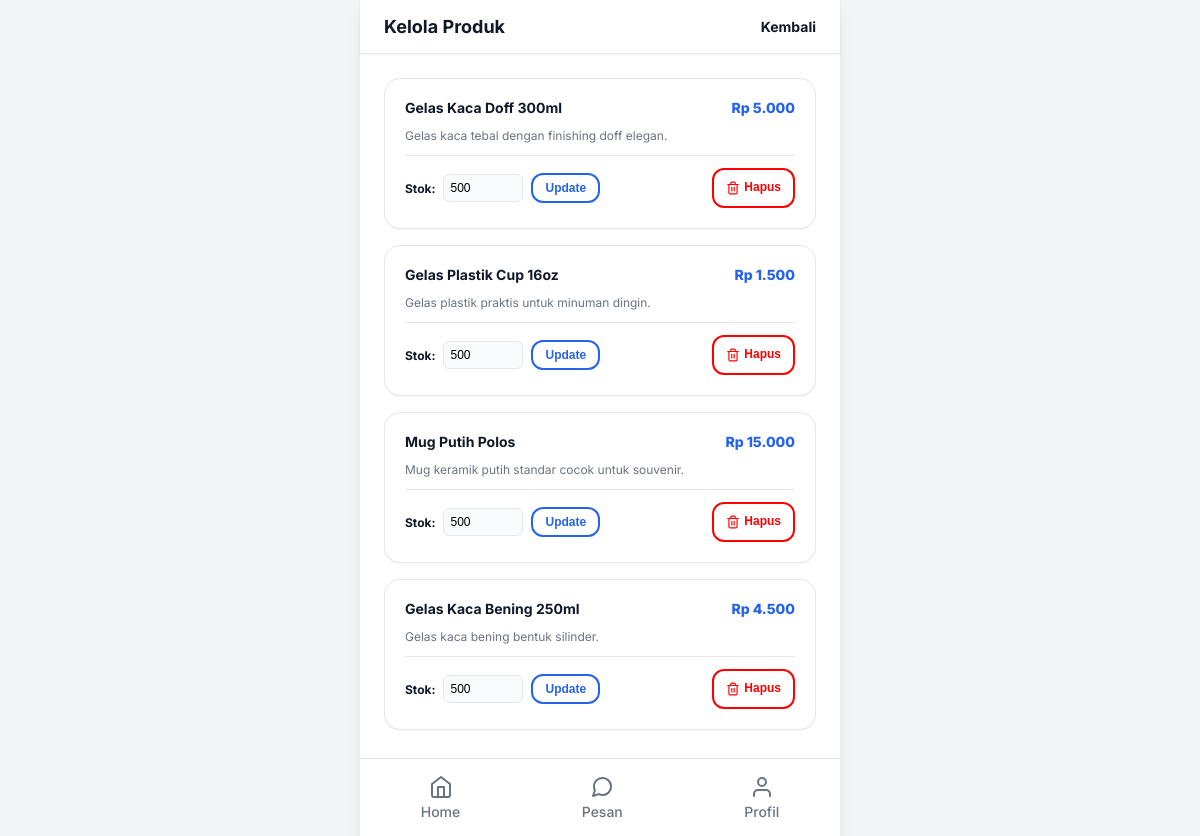
The page /admin_produk.php (signed in) on the database its author committed.
### tables this page shows
CREATE TABLE IF NOT EXISTS products (
    id INT AUTO_INCREMENT PRIMARY KEY,
    nama_produk VARCHAR(100) NOT NULL,
    harga INT NOT NULL,
    deskripsi TEXT,
    is_deleted TINYINT(1) DEFAULT 0,
    stok INT NOT NULL DEFAULT 500
);

### admin_produk.php (the view, shortened to what this page needs)
<?php
include 'koneksi.php';
$products = $conn->query("SELECT * FROM products WHERE is_deleted = 0");
?>
<!DOCTYPE html>
<html lang="id">
<head>
    <link rel="stylesheet" href="style.css">
    <body>
    <div class="mobile-container">
        <div class="top-header">
            <h2 class="top-header-title">Kelola Produk</h2>
            <a href="dashboard.php" style="color: var(--text-primary); text-decoration: none; font-weight: bold; font-size: 14px;">Kembali</a>
        </div>
        <div class="content-area">
            <?php if($products->num_rows == 0): ?>
                <div style="text-align: center; padding: 40px 0; color: var(--text-secondary);">
                    <i data-feather="box" style="width: 48px; height: 48px; margin-bottom: 16px;"></i>
                    <p>Semua produk sudah terhapus atau kosong.</p>
                </div>
            <?php else: ?>
                <?php while($p = $products->fetch_assoc()): ?>
                <div class="card">
                    <div class="card-row">
                        <span style="font-weight: bold;"><?= htmlspecialchars($p['nama_produk']) ?></span>
                        <span class="product-price">Rp <?= number_format($p['harga'], 0, ',', '.') ?></span>
                    </div>
                    <?php if(!empty($p['deskripsi'])): ?>
                    <div class="card-row" style="margin-top: 8px;">
                        <span class="text-secondary" style="font-size: 12px;"><?= htmlspecialchars($p['deskripsi']) ?></span>
                    </div>
                    <?php endif; ?>
                    <div style="border-top: 1px solid var(--border-color); margin-top: 12px; padding-top: 12px; display: flex; justify-content: space-between; align-items: center;">
                        <form action="" method="POST" style="display: flex; gap: 8px; align-items: center;">
                            <label style="font-size: 12px; font-weight: bold;">Stok:</label>
                            <input type="number" name="stok" value="<?= $p['stok'] ?>" class="form-input" style="width: 80px; padding: 6px; font-size: 12px; min-height: unset; border-radius: 6px;">
                            <button type="submit" name="action" value="update_stok" class="btn btn-outline" style="padding: 6px 12px; font-size: 12px; width: auto;">Update</button>
                        </form>
                        <form action="" method="POST">
                            <button type="submit" name="action" value="hapus" class="btn btn-outline" style="border-color: red; color: red; padding: 6px 12px; font-size: 12px; display: inline-block; width: auto;" onclick="return confirm('Sembunyikan / Hapus produk ini dari katalog pelanggan?');">
                                <i data-feather="trash-2" style="width: 14px; margin-right: 4px; vertical-align: middle;"></i>Hapus
                            </button>
                        </form>
                    </div>
                </div>
                <?php endwhile; ?>
            <?php endif; ?>
        </div>
        <?php include 'components/bottom_nav.php'; ?>
    </div>
</body>
</html>

### components/bottom_nav.php (shortened to what this page needs)
<?php
$current_page = basename($_SERVER['PHP_SELF']);
$home_link = 'index.php';
if (isset($_SESSION['role'])) {
    $role = $_SESSION['role'];
    if ($role == 'pelanggan') {
        $home_link = 'pelanggan_home.php';
        $pesanan_link = 'pelanggan_status.php';
    } elseif ($role == 'admin') {
        $home_link = 'dashboard.php';
    } elseif ($role == 'desainer') {
        $home_link = 'desainer_tugas.php';
    } elseif ($role == 'pekerja') {
        $home_link = 'pekerja_tugas.php';
    } elseif ($role == 'pemilik') {
        $home_link = 'laporan.php';
    }
}
?>
<nav class="bottom-nav">
    <a href="<?= $home_link ?>" class="nav-item <?= ($current_page == 'pelanggan_home.php' || $current_page == 'dashboard.php' || $current_page == 'desainer_tugas.php' || $current_page == 'pekerja_tugas.php' || $current_page == 'laporan.php') ? 'active' : '' ?>">
        <i data-feather="home" class="nav-icon"></i>
        <span>Home</span>
    </a>
    <a href="pesan_bantuan.php" class="nav-item <?= $current_page == 'pesan_bantuan.php' ? 'active' : '' ?>">
        <i data-feather="message-circle" class="nav-icon"></i>
        <span>Pesan</span>
    </a>
    <a href="profil.php" class="nav-item <?= $current_page == 'profil.php' ? 'active' : '' ?>">
        <i data-feather="user" class="nav-icon"></i>
        <span>Profil</span>
    </a>
</nav>

### style.css (style rules this page uses)
:root { --primary-color: #2563eb; --primary-hover: #1d4ed8; --bg-color: #f3f4f6; --surface-color: #ffffff; --text-primary: #111827; --text-secondary: #6b7280; --border-color: #e5e7eb; --font-family: "Inter", Arial, sans-serif; --shadow-sm: 0 1px 2px 0 rgb(0 0 0 / 0.05); --shadow-md: 0 4px 6px -1px rgb(0 0 0 / 0.1), 0 2px 4px -2px rgb(0 0 0 / 0.1); --shadow-lg: 0 10px 15px -3px rgb(0 0 0 / 0.1), 0 4px 6px -4px rgb(0 0 0 / 0.1); }
* { box-sizing: border-box; margin: 0; padding: 0; }
body { background-color: var(--bg-color); font-family: var(--font-family); color: var(--text-primary); display: flex; justify-content: center; min-height: 100vh; -webkit-font-smoothing: antialiased; }
.mobile-container { width: 100%; max-width: 480px; background-color: var(--surface-color); min-height: 100vh; position: relative; box-shadow: var(--shadow-lg); display: flex; flex-direction: column; }
h2 { font-size: 18px; font-weight: 700; margin-bottom: 12px; color: var(--text-primary); }
p, label, span { font-size: 14px; }
.text-secondary { color: var(--text-secondary); }
.form-input { width: 100%; padding: 14px; border: 1px solid var(--border-color); border-radius: 12px; font-size: 14px; outline: none; background-color: #f9fafb; transition: all 0.2s ease-in-out; }
.btn { display: inline-block; width: 100%; padding: 14px; border: none; border-radius: 12px; font-size: 15px; font-weight: 600; text-align: center; cursor: pointer; transition: all 0.2s ease-in-out; text-decoration: none; }
.btn-outline { background-color: transparent; color: var(--primary-color); border: 2px solid var(--primary-color); }
.content-area { padding: 24px; flex-grow: 1; overflow-y: auto; padding-bottom: 90px; }
.card { background-color: var(--surface-color); border: 1px solid var(--border-color); border-radius: 16px; padding: 20px; margin-bottom: 16px; box-shadow: var(--shadow-sm); transition: all 0.2s ease-in-out; }
.card-row { display: flex; justify-content: space-between; margin-bottom: 12px; font-size: 14px; }
.bottom-nav { position: absolute; bottom: 0; width: 100%; background-color: rgba(255, 255, 255, 0.9); backdrop-filter: blur(10px); border-top: 1px solid var(--border-color); display: flex; justify-content: space-around; padding: 16px 0; z-index: 10; }
.nav-item { display: flex; flex-direction: column; align-items: center; color: var(--text-secondary); text-decoration: none; font-size: 12px; font-weight: 500; transition: all 0.2s ease; }
.nav-icon { width: 24px; height: 24px; margin-bottom: 4px; transition: transform 0.2s ease; }
.product-price { font-size: 14px; font-weight: 800; color: var(--primary-color); }
.top-header { display: flex; justify-content: space-between; align-items: center; padding: 16px 24px; background-color: var(--surface-color); border-bottom: 1px solid var(--border-color); position: sticky; top: 0; z-index: 50; box-shadow: var(--shadow-sm); }
.top-header-title { font-size: 18px; font-weight: bold; margin: 0; }

### rows shown on the page
products: nama_produk "Gelas Kaca Doff 300ml", harga "5.000", deskripsi "Gelas kaca tebal dengan finishing doff elegan.", stok "500"
products: nama_produk "Gelas Plastik Cup 16oz", harga "1.500", deskripsi "Gelas plastik praktis untuk minuman dingin.", stok "500"
products: nama_produk "Mug Putih Polos", harga "15.000", deskripsi "Mug keramik putih standar cocok untuk souvenir.", stok "500"
products: nama_produk "Gelas Kaca Bening 250ml", harga "4.500", deskripsi "Gelas kaca bening bentuk silinder.", stok "500"
